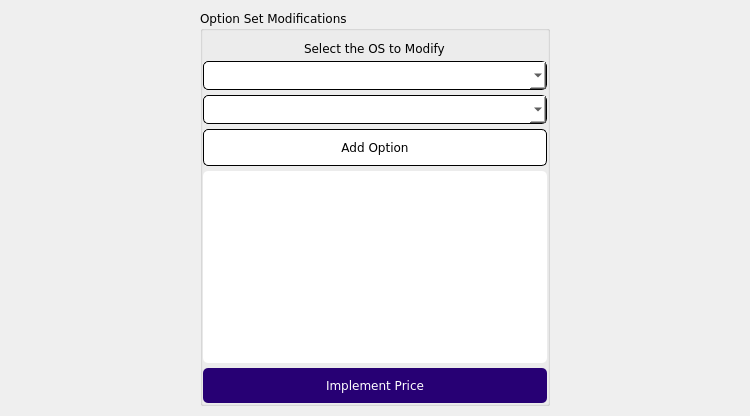
             <widget class="QWidget" name="tab_7">
              <attribute name="title">
               <string>Option Set Modifications</string>
              </attribute>
              <layout class="QHBoxLayout" name="horizontalLayout_13">
               <property name="spacing">
                <number>0</number>
               </property>
               <property name="leftMargin">
                <number>0</number>
               </property>
               <property name="topMargin">
                <number>10</number>
               </property>
               <property name="rightMargin">
                <number>0</number>
               </property>
               <property name="bottomMargin">
                <number>10</number>
               </property>
               <item>
                <spacer name="horizontalSpacer_17">
                 <property name="orientation">
                  <enum>Qt::Horizontal</enum>
                 </property>
                 <property name="sizeHint" stdset="0">
                  <size>
                   <width>200</width>
                   <height>0</height>
                  </size>
                 </property>
                </spacer>
               </item>
               <item>
                <widget class="QGroupBox" name="optionSetModification_2">
                 <property name="sizePolicy">
                  <sizepolicy hsizetype="Preferred" vsizetype="Preferred">
                   <horstretch>0</horstretch>
                   <verstretch>0</verstretch>
                  </sizepolicy>
                 </property>
                 <property name="minimumSize">
                  <size>
                   <width>350</width>
                   <height>0</height>
                  </size>
                 </property>
                 <property name="maximumSize">
                  <size>
                   <width>350</width>
                   <height>16777215</height>
                  </size>
                 </property>
                 <property name="font">
                  <font>
                   <family>Verdana</family>
                  </font>
                 </property>
                 <property name="title">
                  <string>Option Set Modifications</string>
                 </property>
                 <layout class="QGridLayout" name="gridLayout_16">
                  <property name="leftMargin">
                   <number>0</number>
                  </property>
                  <property name="topMargin">
                   <number>10</number>
                  </property>
                  <property name="rightMargin">
                   <number>0</number>
                  </property>
                  <property name="bottomMargin">
                   <number>0</number>
                  </property>
                  <property name="horizontalSpacing">
                   <number>0</number>
                  </property>
                  <property name="verticalSpacing">
                   <number>5</number>
                  </property>
                  <item row="3" column="0" colspan="2">
                   <widget class="QPushButton" name="addOS_2">
                    <property name="font">
                     <font>
                      <family>Verdana</family>
                     </font>
                    </property>
                    <property name="cursor">
                     <cursorShape>PointingHandCursor</cursorShape>
                    </property>
                    <property name="styleSheet">
                     <string notr="true">background-color: rgb(255, 255, 255);
padding: 10px;
border: 1px solid;
border-radius: 5px
</string>
                    </property>
                    <property name="text">
                     <string>Add Option</string>
                    </property>
                   </widget>
                  </item>
                  <item row="1" column="0" colspan="2">
                   <widget class="QComboBox" name="osList_2">
                    <property name="font">
                     <font>
                      <family>Verdana</family>
                     </font>
                    </property>
                    <property name="cursor">
                     <cursorShape>PointingHandCursor</cursorShape>
                    </property>
                    <property name="styleSheet">
                     <string notr="true">QComboBox {
	background-color: rgb(255, 255, 255);
	border: 1px solid;
	padding: 5px;
	border-radius: 5px
}

QComboBox QScrollBar:vertical {
    width: 10px;
}

QComboBox QScrollBar::handle:vertical {
    background-color: rgb(41, 0, 122); 
    min-height: 50px;
	border: 1px solid rgb(235, 235, 235)
}</string>
                    </property>
                   </widget>
                  </item>
                  <item row="0" column="0" colspan="2" alignment="Qt::AlignHCenter">
                   <widget class="QLabel" name="labelOS_2">
                    <property name="font">
                     <font>
                      <family>Verdana</family>
                     </font>
                    </property>
                    <property name="text">
                     <string>Select the OS to Modify</string>
                    </property>
                   </widget>
                  </item>
                  <item row="5" column="0" colspan="2">
                   <widget class="QPushButton" name="priceImpOS">
                    <property name="font">
                     <font>
                      <family>Verdana</family>
                     </font>
                    </property>
                    <property name="cursor">
                     <cursorShape>PointingHandCursor</cursorShape>
                    </property>
                    <property name="styleSheet">
                     <string notr="true">background-color: rgb(39, 0, 116);
padding: 10px;
border: none;
border-radius: 5px;
color: rgb(255, 255, 255)</string>
                    </property>
                    <property name="text">
                     <string>Implement Price</string>
                    </property>
                   </widget>
                  </item>
                  <item row="2" column="0" colspan="2">
                   <widget class="QComboBox" name="optionsList_2">
                    <property name="font">
                     <font>
                      <family>Verdana</family>
                     </font>
                    </property>
                    <property name="cursor">
                     <cursorShape>PointingHandCursor</cursorShape>
                    </property>
                    <property name="styleSheet">
                     <string notr="true">QComboBox {
	background-color: rgb(255, 255, 255);
	border: 1px solid;
	padding: 5px;
	border-radius: 5px
}

QComboBox QScrollBar:vertical {
    width: 10px;
}

QComboBox QScrollBar::handle:vertical {
    background-color: rgb(41, 0, 122); 
    min-height: 50px;
	border: 1px solid rgb(235, 235, 235)
}</string>
                    </property>
                   </widget>
                  </item>
                  <item row="4" column="0" colspan="2">
                   <widget class="QTextEdit" name="addedOS_2">
                    <property name="font">
                     <font>
                      <family>Verdana</family>
                     </font>
                    </property>
                    <property name="styleSheet">
                     <string notr="true">background-color: rgb(255, 255, 255);
border-radius: 5px</string>
                    </property>
                   </widget>
                  </item>
                 </layout>
                </widget>
               </item>
               <item>
                <spacer name="horizontalSpacer_18">
                 <property name="orientation">
                  <enum>Qt::Horizontal</enum>
                 </property>
                 <property name="sizeHint" stdset="0">
                  <size>
                   <width>200</width>
                   <height>0</height>
                  </size>
                 </property>
                </spacer>
               </item>
              </layout>
             </widget>
